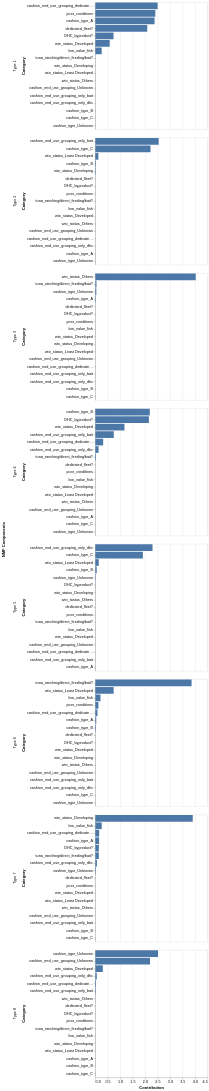

Notebook code for this chart:
### Code cell
plot_top_categories(cashion_H, 10, False)

### Figure 1 — Vega-Lite specification as saved in the notebook (floating-point values rounded to 4 significant figures; data arrays with more than 128 entries replaced by an {"elided": "..."} marker saying what was removed)
{"config": {"view": {"continuousWidth": 300, "continuousHeight": 300}}, "data": {"name": "data-1e2bda4ad42a5679a1cc123903712a23"}, "facet": {"row": {"field": "Component", "title": "NMF Components", "type": "nominal"}}, "spec": {"mark": {"type": "bar"}, "encoding": {"tooltip": [{"field": "Component", "type": "nominal"}, {"field": "Category", "type": "nominal"}, {"field": "Weight", "type": "quantitative"}], "x": {"field": "Weight", "title": "Contribution", "type": "quantitative"}, "y": {"field": "Category", "sort": "-x", "type": "nominal"}}}, "resolve": {"scale": {"y": "independent"}}, "$schema": "https://vega.github.io/schema/vega-lite/v6.1.0.json", "datasets": {"data-1e2bda4ad42a5679a1cc123903712a23": {"elided": "136 records"}}}
